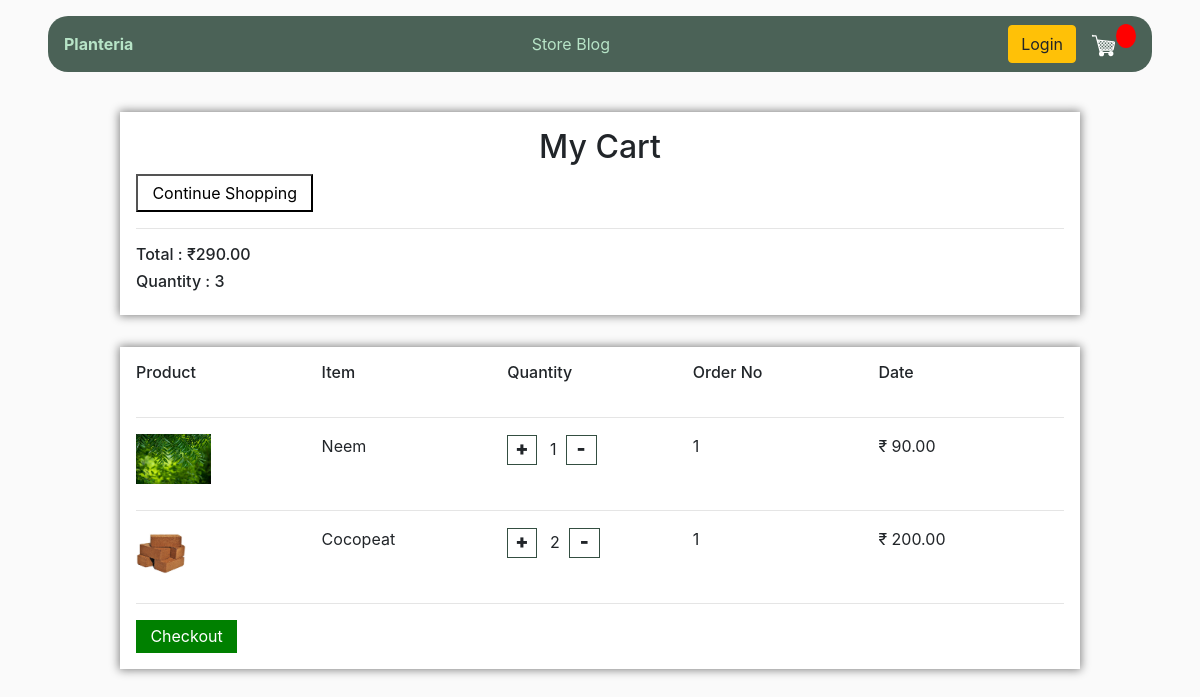
Before: /cart (signed in) with the older database file.
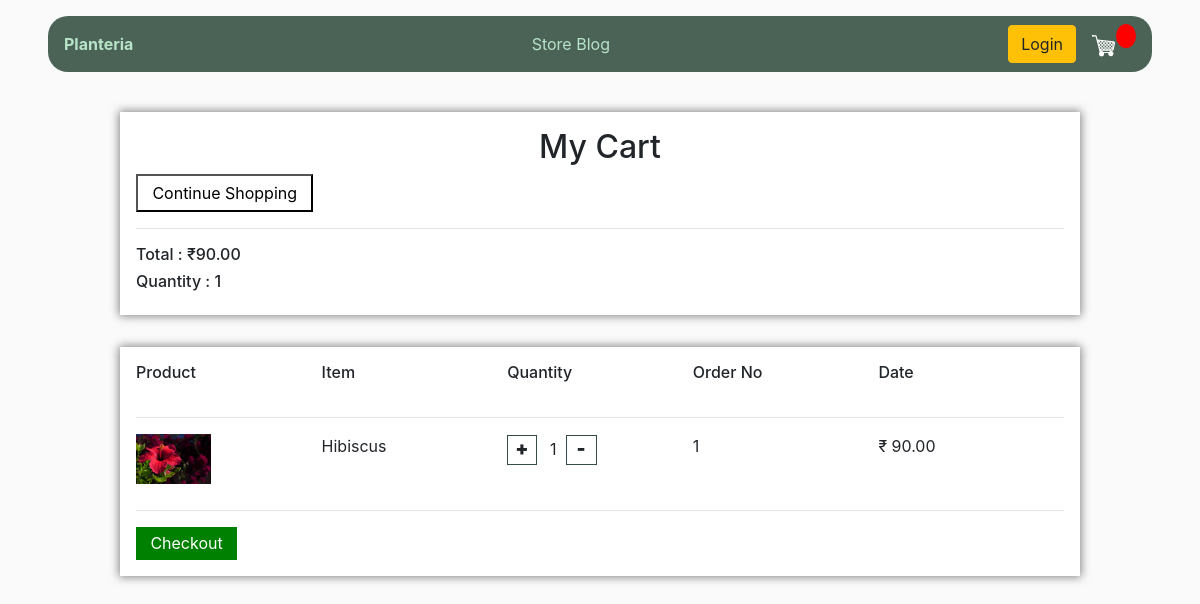
After: the same page with the newer database file.
### store/models.py (models this page shows)
class Order(models.Model):
    customer = models.ForeignKey(Customer, on_delete=models.SET_NULL, null=True)
    order_date = models.DateTimeField(auto_now_add=True)
    complete = models.BooleanField(default=False)
    transaction_id = models.CharField(max_length=100)
    def __str__(self):
        return str(self.id)
    @property
    def get_cart_total(self):
        orderitems = self.orderitem_set.all()
        total = sum([item.get_total for item in orderitems])
        return total
    @property
    def get_cart_quantity(self):
        orderitems = self.orderitem_set.all()
        total = sum([item.quantity for item in orderitems])
        return total

class OrderItem(models.Model):
    product = models.ForeignKey(Product, on_delete=models.SET_NULL, null=True)
    order = models.ForeignKey(Order, on_delete=models.SET_NULL, null=True)
    quantity = models.IntegerField(default=0, null=True)
    date_added = models.DateTimeField(auto_now_add=True)
    @property
    def get_total(self):
        total = self.product.price * self.quantity
        return total

class Product(models.Model):
    image = models.ImageField(upload_to="plantimages", null=True)
    name = models.CharField(max_length=100)
    price = models.FloatField()
    tags = models.ManyToManyField(Tag)
    def __str__(self):
        return self.name

### store/views.py (the view)
# urls.py: path("cart", views.cart, name='cart'),
def cart(request):
    if request.user.is_authenticated:
        customer = request.user.customer
        order, created = Order.objects.get_or_create(customer=customer, complete = False)
        items = order.orderitem_set.all()
    else:
        items = []
        return render(request, 'cart.html')
    context = {"items" : items, "order" : order}
    return render(request, 'cart.html', context)

### store/templates/cart.html (shortened to what this page needs)
{% extends "main.html" %}
{% load static %}
{% block content %}
<div class="cart-view">
<div class="cart-portion">
    <h2 style="text-align:center;">My Cart</h2>
    <button class="new-button"><a href="{% url 'store' %}">Continue Shopping</a></button>
    <hr style="color: rgb(196, 193, 193);">
    <h6>Total : ₹{{order.get_cart_total|floatformat:2}}</h6>
    <h6>Quantity : {{order.get_cart_quantity}}</h6>
</div>
<div class="cart-portion">
    <div class="cart-row">
        <h6 style="flex:1;">Product</h6>
        <h6 style="flex:1;">Item</h6>
        <h6 style="flex:1;">Quantity</h6>
        <h6 style="flex:1;">Order No</h6>
        <h6 style="flex:1;">Date</h6>
    </div>
    <hr style="color: rgb(196, 193, 193);">
{% for item in items %}
<div class="cart-row">
<div style="flex:1;"><img class="rowimages" src="{{item.product.image.url}}" alt=""></div>
<div style="flex: 1;">{{item.product}}</div>
<div style="flex: 1;"><span data-product="{{item.product.id}}" data-action="add" class="update-cart" id="plusminus">+</span>
    {{item.quantity}}<span data-product="{{item.product.id}}" data-action="remove" class="update-cart" id="plusminus1">-</span></div>
<div style="flex: 1;">{{item.order}}</div>
<div style="flex: 1;">₹ {{item.get_total|floatformat:2}}</div>
</div><hr style="color: rgb(196, 193, 193);">
{% endfor %}
<button class="new-button" style="background-color: green; color: white;border: none;"><a href="{% url 'checkout' %}">Checkout</a></button>
</div>
</div>
{% endblock content %}

### store/templates/main.html (shortened to what this page needs)
{% load static %}
<!DOCTYPE html>
<html lang="en">
<head>
    <link rel="stylesheet" href="https://stackpath.bootstrapcdn.com/bootstrap/4.4.1/css/bootstrap.min.css">
    <link rel="stylesheet" href="{% static 'css/main.css' %}" />
</head>
<body>
<nav class="navbar">
<div class="navdiv">
<a href="{% url 'store' %}"><strong>Planteria</strong></a>
</div>
<div class="navdiv">
<a href="{% url 'store' %}">Store</a>
<a href="{% url 'blog' %}">Blog</a>
</div>
<div class="navdiv">
<div class="form-inline my-2 my-lg-0">
	     	<a href="#"class="btn btn-warning">Login</a>
	     	<a href="{% url 'cart' %}">
	    		<img  id="cart-icon" src="{% static 'images/cart.svg' %}">
	    	</a>
	    	<p id="cart-total">{{cartitems}}</p>
	    </div>
</div>
</nav>
<div class="maincontent">
{% block content %}
{% endblock content %}
</div>
</body>
</html>

### static/css/main.css (style rules this page uses)
html { scroll-behavior: smooth; }
body { background-color: hsl(0, 0%, 98%); }
.navbar { background-color: #344e41e1; color: #b7e4c7 ; margin: 1rem 0 0 3rem; width: 92%; border-radius: 20px; position: fixed; z-index: 99; top: 0; backdrop-filter: blur(5px); }
.rowimages { height: 50px; }
#cart-icon { width:25px; display: inline-block; margin-left: 15px; }
#cart-total { display: block; text-align: center; color:#fff; background-color: red; width: 20px; height: 24px; border-radius: 50%; font-size: 14px; }
.cart-row { display: flex; padding-bottom: 10px; }
.cart-view { margin-top:7rem; }
.cart-portion { margin: 2rem auto; width: 80%; height: max-content; background-color: white; padding: 1rem; box-shadow: 0 0 9px 1px grey; }
.new-button { text-align: center; padding: 0.3rem 0.9rem; background-color: white; }
::placeholder { color:#344e41; }
#plusminus { margin-right:9px; padding: 0 7px; border:1px solid #344e41; cursor: pointer; font-weight: 900; font-size: larger; padding-bottom: 4px; }
#plusminus1 { margin-left:9px; padding: 0 10px; border:1px solid #344e41; cursor: pointer; font-weight: 900; font-size: larger; padding-bottom: 4px; }

Changed rows visible on the page:
removed OrderItem: product.image (picture), product "Neem", quantity "1", order "1", get_total "90.00"
removed OrderItem: product.image (picture), product "Cocopeat", quantity "2", order "1", get_total "200.00"
computed for Order: get_cart_total "290.00" → "90.00"; get_cart_quantity "3" → "1"
added OrderItem: product.image (picture), product "Hibiscus", quantity "1", order "1", get_total "90.00"
